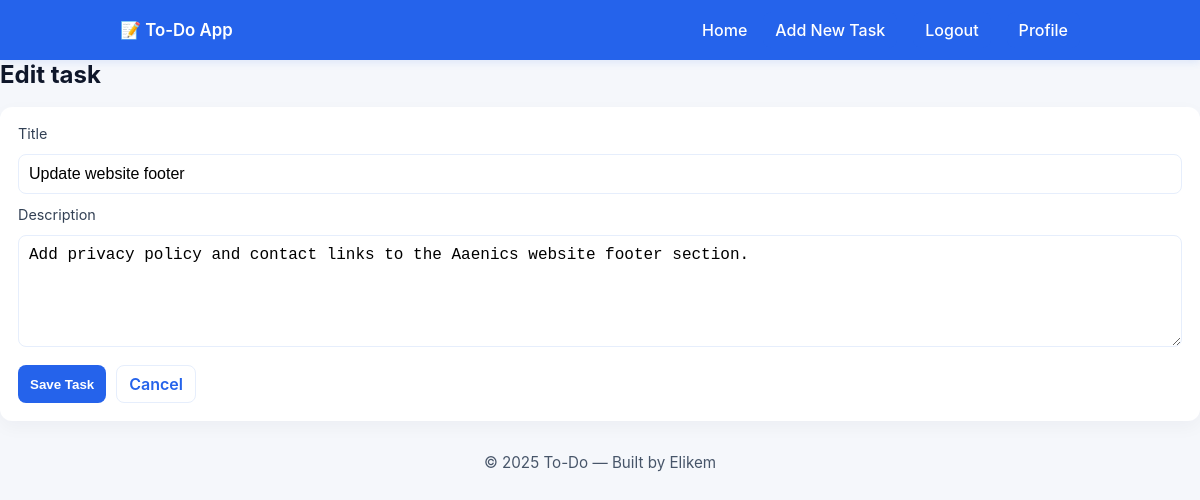
The page /edit-task/30/ (signed in) on the database its author committed.
### main_blog/models.py (models this page shows, shortened)
class Todo(models.Model):
    user = models.ForeignKey(User,on_delete=models.CASCADE,related_name="tasks")
    title = models.CharField(max_length=100)
    description = models.CharField(max_length=300)
    completed = models.BooleanField(default=False)
    created_at = models.DateTimeField(auto_now_add= True)
    updated_at = models.DateTimeField(auto_now=True)
    category = models.ForeignKey(Category,on_delete=models.CASCADE,related_name="tasks")

### main_blog/views.py (the view, shortened to what this page needs)
# urls.py: path("edit-task/<int:id>/",views.edit_task,name = "edit_task"),
@login_required
def edit_task(request,id):
    task = Todo.objects.get(id = id)
    context = {
        'task':task
    }
    return render(request,"edit_task.html",context)

### main_blog/templates/edit_task.html (shortened to what this page needs)
{% extends 'base.html' %}
{% load static %}
{% block body %}
  <main class="main
  <main class="main-content">
    <h1 class="page-title">Edit task</h1>
    <section class="form-card">
      <form class="task-form" method="POST">
        <label>Title</label>
        <input type="text" value ="{{ task.title }}" name="title" placeholder="Enter task title" required ">
        <label>Description</label>
        <textarea name="description"   rows="5" placeholder="Details...">{{ task.description }}</textarea>
        <div class="form-actions">
          <button type="submit" class="btn primary">Save Task</button>
          <a class="btn ghost" href="{% url 'index' %}">Cancel</a>
        </div>
      </form>
    </section>
  </main>
{% endblock body%}

### main_blog/static/main_blog/style.css (style rules this page uses)
* { box-sizing: border-box; margin: 0; padding: 0; }
html,body { height: 100%; }
body { font-family: Inter, system-ui, -apple-system, "Segoe UI", Roboto, "Helvetica Neue", Arial; background: #f5f7fb; color: #222; display: flex; flex-direction: column; min-height: 100vh; -webkit-font-smoothing: antialiased; -moz-osx-font-smoothing: grayscale; }
.page-title { margin-bottom: 18px; font-size: 1.5rem; color: #0f172a; }
.task-container, .form-card, .detail-card, .info-card { background: #fff; border-radius: 12px; padding: 18px; box-shadow: 0 6px 18px rgba(15,23,42,0.04); }
.btn { display: inline-block; padding: 8px 12px; border-radius: 8px; font-weight: 600; text-decoration: none; border: none; cursor: pointer; background: transparent; }
.btn.primary { background: #2563eb; color: #fff; }
.btn.ghost { border: 1px solid #e6eefc; color: #2563eb; background: transparent; }
.task-form { display: flex; flex-direction: column; gap: 12px; }
.task-form label { font-size: 0.9rem; color: #334155; }
.task-form input[type="text"], .task-form input[type="date"], .task-form textarea, .task-form select { padding: 10px; border-radius: 8px; border: 1px solid #e6eefc; font-size: 1rem; outline: none; }
.form-actions { display: flex; gap: 10px; margin-top: 6px; }

### rows shown on the page
Todo: title "Update website footer", description "Add privacy policy and contact links to the Aaenics website footer section."
